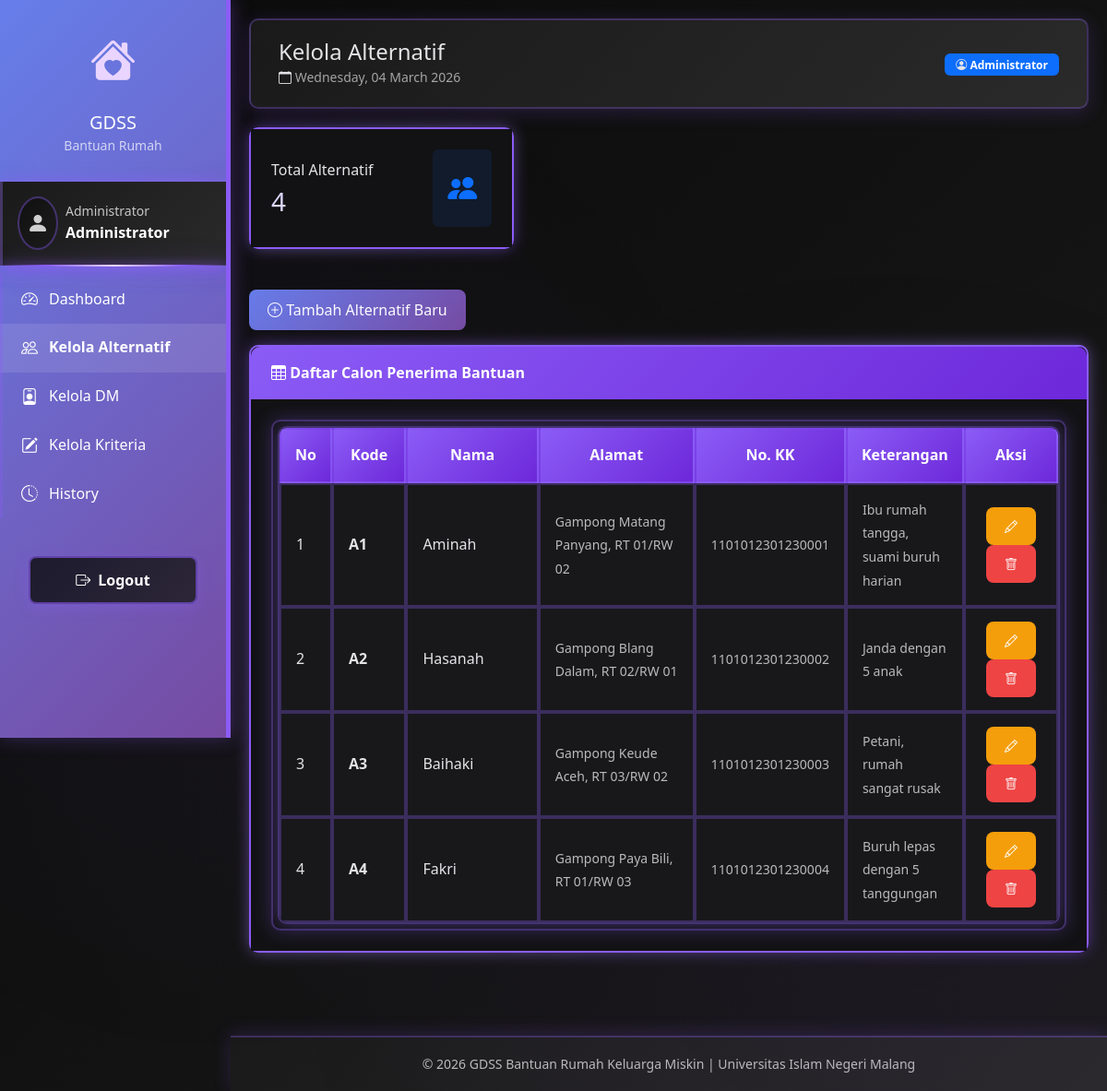
The app's page /admin/kelola_alternatif.php (signed in) with its own data.
### tables this page shows
CREATE TABLE `alternatif` (
  `id` int NOT NULL,
  `kode` varchar(10) NOT NULL,
  `nama` varchar(100) NOT NULL,
  `alamat` text,
  `no_kk` varchar(20) DEFAULT NULL,
  `no_ktp` varchar(20) DEFAULT NULL,
  `keterangan` text,
  `created_at` timestamp NULL DEFAULT CURRENT_TIMESTAMP
);

### config/database.php (called while the page is built, shortened)
<?php
$conn = mysqli_connect(DB_HOST, DB_USER, DB_PASS, DB_NAME);
mysqli_set_charset($conn, "utf8");
function query($sql) {
    global $conn;
    $result = mysqli_query($conn, $sql);
    return $result;
}
function fetchAll($sql) {
    $result = query($sql);
    $rows = [];
    while ($row = mysqli_fetch_assoc($result)) {
        $rows[] = $row;
    }
    return $rows;
}
?>

### admin/kelola_alternatif.php (the view, shortened to what this page needs)
<?php
require_once '../includes/header.php';
$alternatif = fetchAll("SELECT * FROM alternatif ORDER BY kode");
$totalAlternatif = count($alternatif);
?>
<div class="row mb-4">
    <div class="col-md-4">
        <div class="card stat-card">
            <div class="card-body">
                <div class="d-flex justify-content-between align-items-center">
                    <div>
                        <p class="text-muted mb-1">Total Alternatif</p>
                        <h3 class="mb-0"><?= $totalAlternatif ?></h3>
                    </div>
                    <div class="bg-primary bg-opacity-10 p-3 rounded">
                        <i class="bi bi-people-fill fs-2 text-primary"></i>
                    </div>
                </div>
            </div>
        </div>
    </div>
</div>
<div class="mb-3">
    <button class="btn btn-primary" data-bs-toggle="modal" data-bs-target="#modalTambah">
        <i class="bi bi-plus-circle"></i> Tambah Alternatif Baru
    </button>
</div>
<div class="card">
    <div class="card-header">
        <i class="bi bi-table"></i> Daftar Calon Penerima Bantuan
    </div>
    <div class="card-body">
        <div class="table-responsive">
            <table class="table table-hover table-bordered">
                <thead>
                    <tr>
                        <th width="5%">No</th>
                        <th width="10%">Kode</th>
                        <th width="20%">Nama</th>
                        <th width="25%">Alamat</th>
                        <th width="12%">No. KK</th>
                        <th width="15%">Keterangan</th>
                        <th width="13%" class="text-center">Aksi</th>
                    </tr>
                </thead>
                <tbody>
                    <?php if (empty($alternatif)): ?>
                    <tr>
                        <td colspan="7" class="text-center text-muted">
                            <i class="bi bi-inbox"></i> Belum ada data alternatif
                        </td>
                    </tr>
                    <?php else: ?>
                        <?php $no = 1; foreach ($alternatif as $alt): ?>
                        <tr>
                            <td><?= $no++ ?></td>
                            <td><strong><?= $alt['kode'] ?></strong></td>
                            <td><?= $alt['nama'] ?></td>
                            <td><small><?= $alt['alamat'] ?></small></td>
                            <td><small><?= $alt['no_kk'] ?></small></td>
                            <td><small><?= $alt['keterangan'] ?></small></td>
                            <td class="text-center">
                                <button class="btn btn-sm btn-warning"
                                        data-bs-toggle="modal"
                                        data-bs-target="#modalEdit<?= $alt['id'] ?>">
                                    <i class="bi bi-pencil"></i>
                                </button>
                                <a href="?hapus=<?= $alt['id'] ?>"
                                   class="btn btn-sm btn-danger btn-delete">
                                    <i class="bi bi-trash"></i>
                                </a>
                            </td>
                        </tr>
                        <?php endforeach; ?>
                    <?php endif; ?>
                </tbody>
            </table>
        </div>
    </div>
</div>
<?php require_once '../includes/footer.php'; ?>

### includes/header.php (style rules this page uses)
:root { --primary-color: #667eea; --secondary-color: #764ba2; }
body { background-color: #f8f9fa; font-family: 'Segoe UI', Tahoma, Geneva, Verdana, sans-serif; }
.card { border: none; border-radius: 10px; box-shadow: 0 2px 10px rgba(0, 0, 0, 0.1); margin-bottom: 20px; }
.card-header { background: linear-gradient(135deg, var(--primary-color) 0%, var(--secondary-color) 100%); color: white; border-radius: 10px 10px 0 0 !important; font-weight: 600; }
.stat-card { border-left: 4px solid var(--primary-color); }
.btn-primary { background: linear-gradient(135deg, var(--primary-color) 0%, var(--secondary-color) 100%); border: none; }
.table thead { background: linear-gradient(135deg, var(--primary-color) 0%, var(--secondary-color) 100%); color: white; }

### records on screen
alternatif: kode "A1", nama "Aminah", alamat "Gampong Matang Panyang, RT 01/RW 02", no_kk "1101012301230001", keterangan "Ibu rumah tangga, suami buruh harian"
alternatif: kode "A2", nama "Hasanah", alamat "Gampong Blang Dalam, RT 02/RW 01", no_kk "1101012301230002", keterangan "Janda dengan 5 anak"
alternatif: kode "A3", nama "Baihaki", alamat "Gampong Keude Aceh, RT 03/RW 02", no_kk "1101012301230003", keterangan "Petani, rumah sangat rusak"
alternatif: kode "A4", nama "Fakri", alamat "Gampong Paya Bili, RT 01/RW 03", no_kk "1101012301230004", keterangan "Buruh lepas dengan 5 tanggungan"

### other values on screen
getRoleDisplay($userInfo['role']) "Administrator"
$userInfo['nama'] "Administrator"
$pageTitle "Kelola Alternatif"
$totalAlternatif "4"
